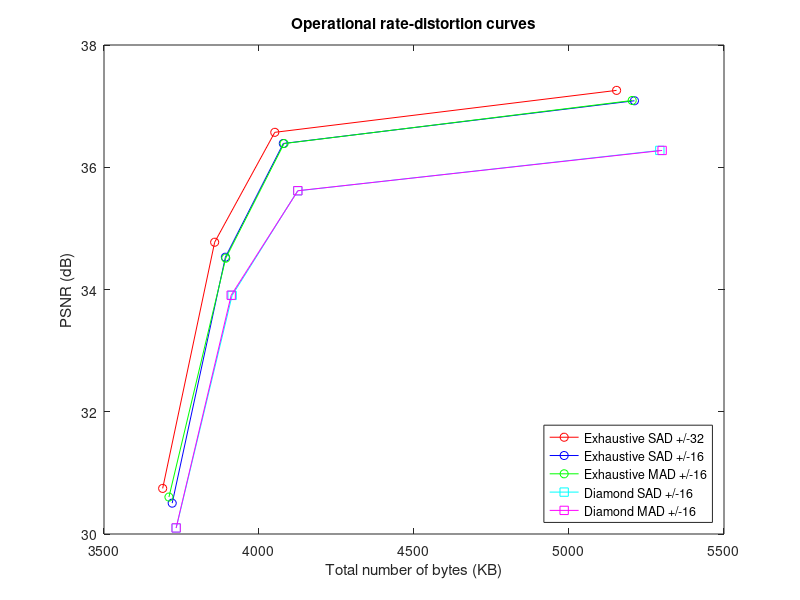

Here is the MATLAB script that generated this plot:
% I = imread('lena512.bmp');
% imwrite(I,'lena512_compressed.jpg','jpg','quality',90);
% D = imread('lena512_compressed.jpg');
% err = immse( I , D )

% s=dir('yourfile')
% the_size=s.bytes

% xDec = [25.3092 35.056 41.635 46.496 51.011 55.719 62.607 73.478 96.508];
% yDec = [23.210 26.878 29.759 31.407 32.594 33.728 35.219 37.114 40.210];
% xJ = [7.82 11.6 14.8 17.6 20.4 23.5 28.6 37.0 57.9];
% yJ = [30.401 32.949 34.262 35.108 35.785 36.434 37.301 38.507 40.784];
% plot(xDec,yDec,'r-o',xJ, yJ,'b-o')
% xlabel('Total number of bytes (KB)');
% ylabel('PSNR (dB)');
% title('Operational rate-distortion curves');
% legend({'Developed Codec','JPEG Codec'},'Location','southeast')

%kristine operational rate-distortion curves
% x = bytes
% y = PSNR
x_E_SAD_32 = [3689.24 3856.965 4050.899 5153.47];
y_E_SAD_32 = [30.7461 34.7734 36.5714 37.2578];

x_E_SAD_16 = [3719.973 3891.556 4078.388 5211.13];
y_E_SAD_16 = [30.5048 34.5283 36.3889 37.0878];

x_E_MAD_16 = [3709.464 3892.761 4080.904 5203.849];
y_E_MAD_16 = [30.6042 34.5126 36.3876 37.0924];

x_D_SAD_16 = [3732.883 3913.247 4124.75 5292.953];
y_D_SAD_16 = [30.0985 33.9035 35.6144 36.2757];

x_D_MAD_16 = [3732.629 3910.304 4125.478 5300.371];
y_D_MAD_16 = [30.0995 33.9068 35.616 36.275];

plot(x_E_SAD_32,y_E_SAD_32,'r-o',x_E_SAD_16, y_E_SAD_16,'b-o',x_E_MAD_16, y_E_MAD_16,'g-o',x_D_SAD_16, y_D_SAD_16,'c-s',x_D_MAD_16, y_D_MAD_16,'m-s')
xlabel('Total number of bytes (KB)');
ylabel('PSNR (dB)');
title('Operational rate-distortion curves');
legend({'Exhaustive SAD +/-32','Exhaustive SAD +/-16','Exhaustive MAD +/-16','Diamond SAD +/-16','Diamond MAD +/-16'},'Location','southeast')









